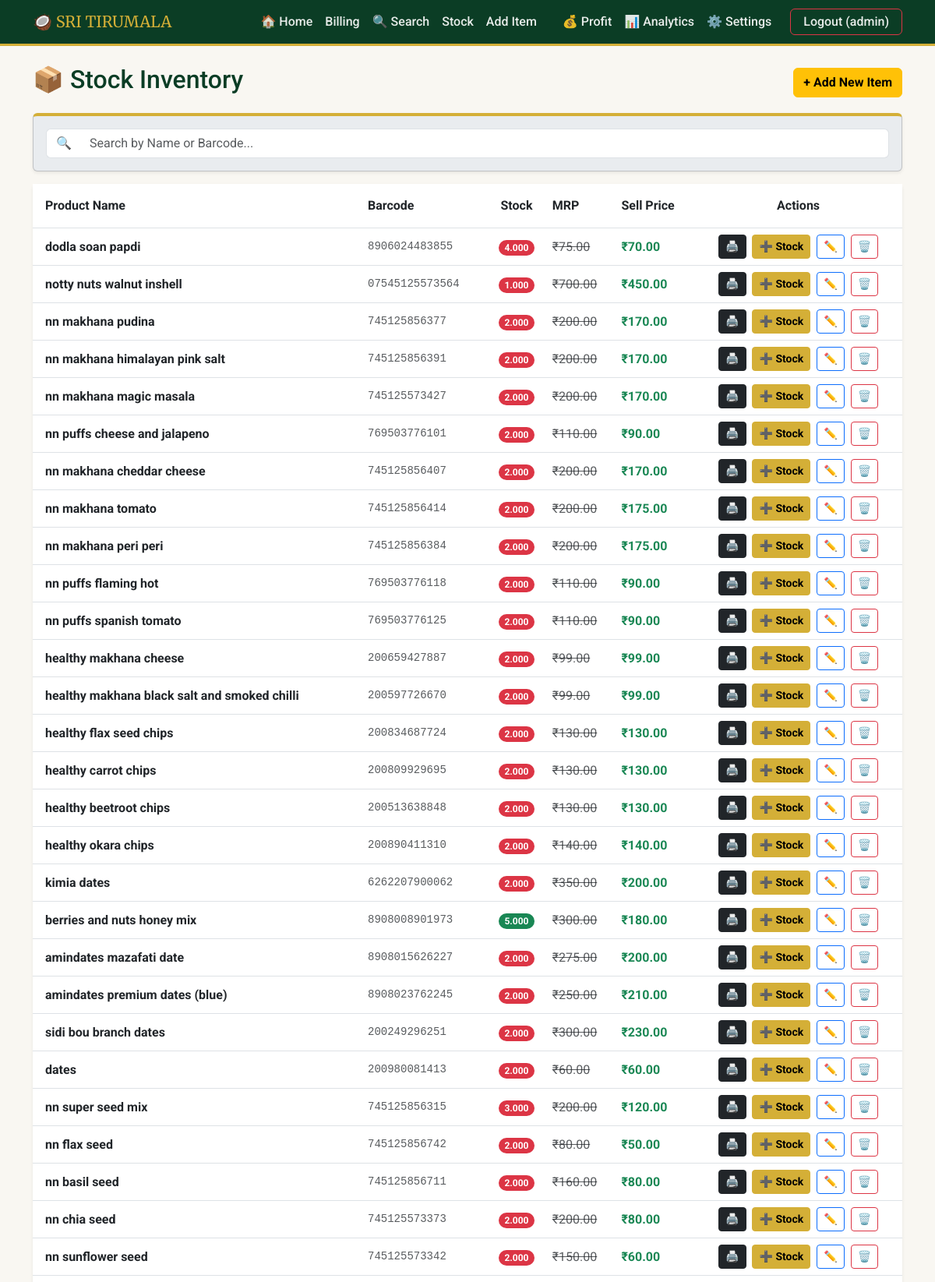
/stock (signed in, upper part), run on the app's committed database.
### tables this page shows
CREATE TABLE products (
            id INTEGER PRIMARY KEY AUTOINCREMENT,
            name TEXT NOT NULL,
            barcode TEXT UNIQUE NOT NULL,
            total_qty REAL NOT NULL,
            sold_qty REAL DEFAULT 0,
            cost_price REAL NOT NULL,
            selling_price REAL NOT NULL,
            mrp REAL DEFAULT 0
        );

### app.py (the view)
@app.route('/stock')
def stock():
    if 'user' not in session: return redirect('/login')
    conn = get_db_connection()
    products = conn.execute('SELECT id, name, barcode, total_qty, IFNULL(sold_qty, 0) as sold_qty, (total_qty - IFNULL(sold_qty, 0)) as remaining, cost_price, selling_price, mrp FROM products').fetchall()
    conn.close()
    return render_template('stock.html', products=products)

### app.py (called while the page is built)
def get_db_connection():
    conn = sqlite3.connect('dryfruits_v3.db')
    conn.row_factory = sqlite3.Row
    return conn

### templates/stock.html (shortened to what this page needs)
{% extends "layout.html" %}
{% block content %}
<div class="d-flex justify-content-between align-items-center mb-3">
    <h2 style="color: #0B3D25;">📦 Stock Inventory</h2>
    {% if session.get('role') == 'admin' %}
        <a href="/add" class="btn btn-warning fw-bold">+ Add New Item</a>
    {% endif %}
</div>
<div class="card p-3 mb-3 shadow-sm" style="background: #e9ecef;">
    <div class="input-group">
        <span class="input-group-text bg-white border-end-0">🔍</span>
        <input type="text" id="searchInput" class="form-control border-start-0" placeholder="Search by Name or Barcode..." onkeyup="filterStock()">
    </div>
</div>
<div class="card shadow-sm border-0">
    <div class="table-responsive">
        <table class="table table-hover align-middle mb-0" id="stockTable">
            <thead class="bg-success text-white">
                <tr>
                    <th class="py-3 ps-3">Product Name</th>
                    <th class="py-3">Barcode</th>
                    <th class="py-3 text-center">Stock</th>
                    <th class="py-3">MRP</th>
                    <th class="py-3">Sell Price</th>
                    <th class="py-3 text-center">Actions</th>
                </tr>
            </thead>
            <tbody>
                {% for p in products %}
                <tr class="stock-row">
                    <td class="ps-3 fw-bold product-name">{{ p.name }}</td>
                    <td class="text-muted small font-monospace product-code">{{ p.barcode }}</td>
                    <td class="text-center">
                        {% if p.remaining < 5 %}
                            <span class="badge bg-danger rounded-pill">{{ "%.3f"|format(p.remaining) }}</span>
                        {% else %}
                            <span class="badge bg-success rounded-pill">{{ "%.3f"|format(p.remaining) }}</span>
                        {% endif %}
                    </td>
                    <td class="text-muted text-decoration-line-through">₹{{ "%.2f"|format(p.mrp if p.mrp else 0) }}</td>
                    <td class="fw-bold text-success">₹{{ "%.2f"|format(p.selling_price) }}</td>
                    <td class="text-center">
                        <a href="/print_label/{{ p.id }}" target="_blank" class="btn btn-sm btn-dark me-1" title="Print Sticker">🖨️</a>
                        <a href="/add_stock/{{ p.id }}" class="btn btn-sm btn-success me-1" title="Add Stock">➕ Stock</a>
                        {% if session.get('role') == 'admin' %}
                            <a href="/edit/{{ p.id }}" class="btn btn-sm btn-outline-primary me-1" title="Full Edit">✏️</a>
                            <a href="/delete/{{ p.id }}" class="btn btn-sm btn-outline-danger" onclick="return confirm('Delete this item?')" title="Delete">🗑️</a>
                        {% endif %}
                    </td>
                </tr>
                {% endfor %}
            </tbody>
        </table>
    </div>
</div>
{% endblock %}

### templates/layout.html (style rules this page uses)
:root { --brand-green: #0B3D25; --brand-gold: #D4AF37; --bg-cream: #F9F7F2; }
body { background-color: var(--bg-cream); font-family: 'Roboto', sans-serif; color: #333; }
.card { border-top: 4px solid var(--brand-gold); background: white; }
.btn-success { background-color: var(--brand-gold); border-color: var(--brand-gold); color: #000; font-weight: bold; }

### data on the page
products: name "dodla soan papdi", barcode "8906024483855", remaining "4.000", mrp "75.00", selling_price "70.00"
products: name "notty nuts walnut inshell", barcode "07545125573564", remaining "1.000", mrp "700.00", selling_price "450.00"
products: name "nn makhana pudina", barcode "745125856377", remaining "2.000", mrp "200.00", selling_price "170.00"
products: name "nn makhana himalayan pink salt", barcode "745125856391", remaining "2.000", mrp "200.00", selling_price "170.00"
products: name "nn makhana magic masala", barcode "745125573427", remaining "2.000", mrp "200.00", selling_price "170.00"
products: name "nn puffs cheese and jalapeno", barcode "769503776101", remaining "2.000", mrp "110.00", selling_price "90.00"
products: name "nn makhana cheddar cheese", barcode "745125856407", remaining "2.000", mrp "200.00", selling_price "170.00"
products: name "nn makhana tomato", barcode "745125856414", remaining "2.000", mrp "200.00", selling_price "175.00"
products: name "nn makhana peri peri", barcode "745125856384", remaining "2.000", mrp "200.00", selling_price "175.00"
products: name "nn puffs flaming hot", barcode "769503776118", remaining "2.000", mrp "110.00", selling_price "90.00"
products: name "nn puffs spanish tomato", barcode "769503776125", remaining "2.000", mrp "110.00", selling_price "90.00"
products: name "healthy makhana cheese", barcode "200659427887", remaining "2.000", mrp "99.00", selling_price "99.00"
products: name "healthy makhana black salt and smoked chilli", barcode "200597726670", remaining "2.000", mrp "99.00", selling_price "99.00"
products: name "healthy flax seed chips", barcode "200834687724", remaining "2.000", mrp "130.00", selling_price "130.00"
products: name "healthy carrot chips", barcode "200809929695", remaining "2.000", mrp "130.00", selling_price "130.00"
products: name "healthy beetroot chips", barcode "200513638848", remaining "2.000", mrp "130.00", selling_price "130.00"
products: name "healthy okara chips", barcode "200890411310", remaining "2.000", mrp "140.00", selling_price "140.00"
products: name "kimia dates", barcode "6262207900062", remaining "2.000", mrp "350.00", selling_price "200.00"
products: name "berries and nuts honey mix", barcode "8908008901973", remaining "5.000", mrp "300.00", selling_price "180.00"
products: name "amindates mazafati date", barcode "8908015626227", remaining "2.000", mrp "275.00", selling_price "200.00"
products: name "amindates premium dates (blue)", barcode "8908023762245", remaining "2.000", mrp "250.00", selling_price "210.00"
products: name "sidi bou branch dates", barcode "200249296251", remaining "2.000", mrp "300.00", selling_price "230.00"
products: name "dates", barcode "200980081413", remaining "2.000", mrp "60.00", selling_price "60.00"
products: name "nn super seed mix", barcode "745125856315", remaining "3.000", mrp "200.00", selling_price "120.00"
products: name "nn flax seed", barcode "745125856742", remaining "2.000", mrp "80.00", selling_price "50.00"
products: name "nn basil seed", barcode "745125856711", remaining "2.000", mrp "160.00", selling_price "80.00"
products: name "nn chia seed", barcode "745125573373", remaining "2.000", mrp "200.00", selling_price "80.00"
products: name "nn sunflower seed", barcode "745125573342", remaining "2.000", mrp "150.00", selling_price "60.00"

### other printed values
{{ session['user'] }} "admin"
